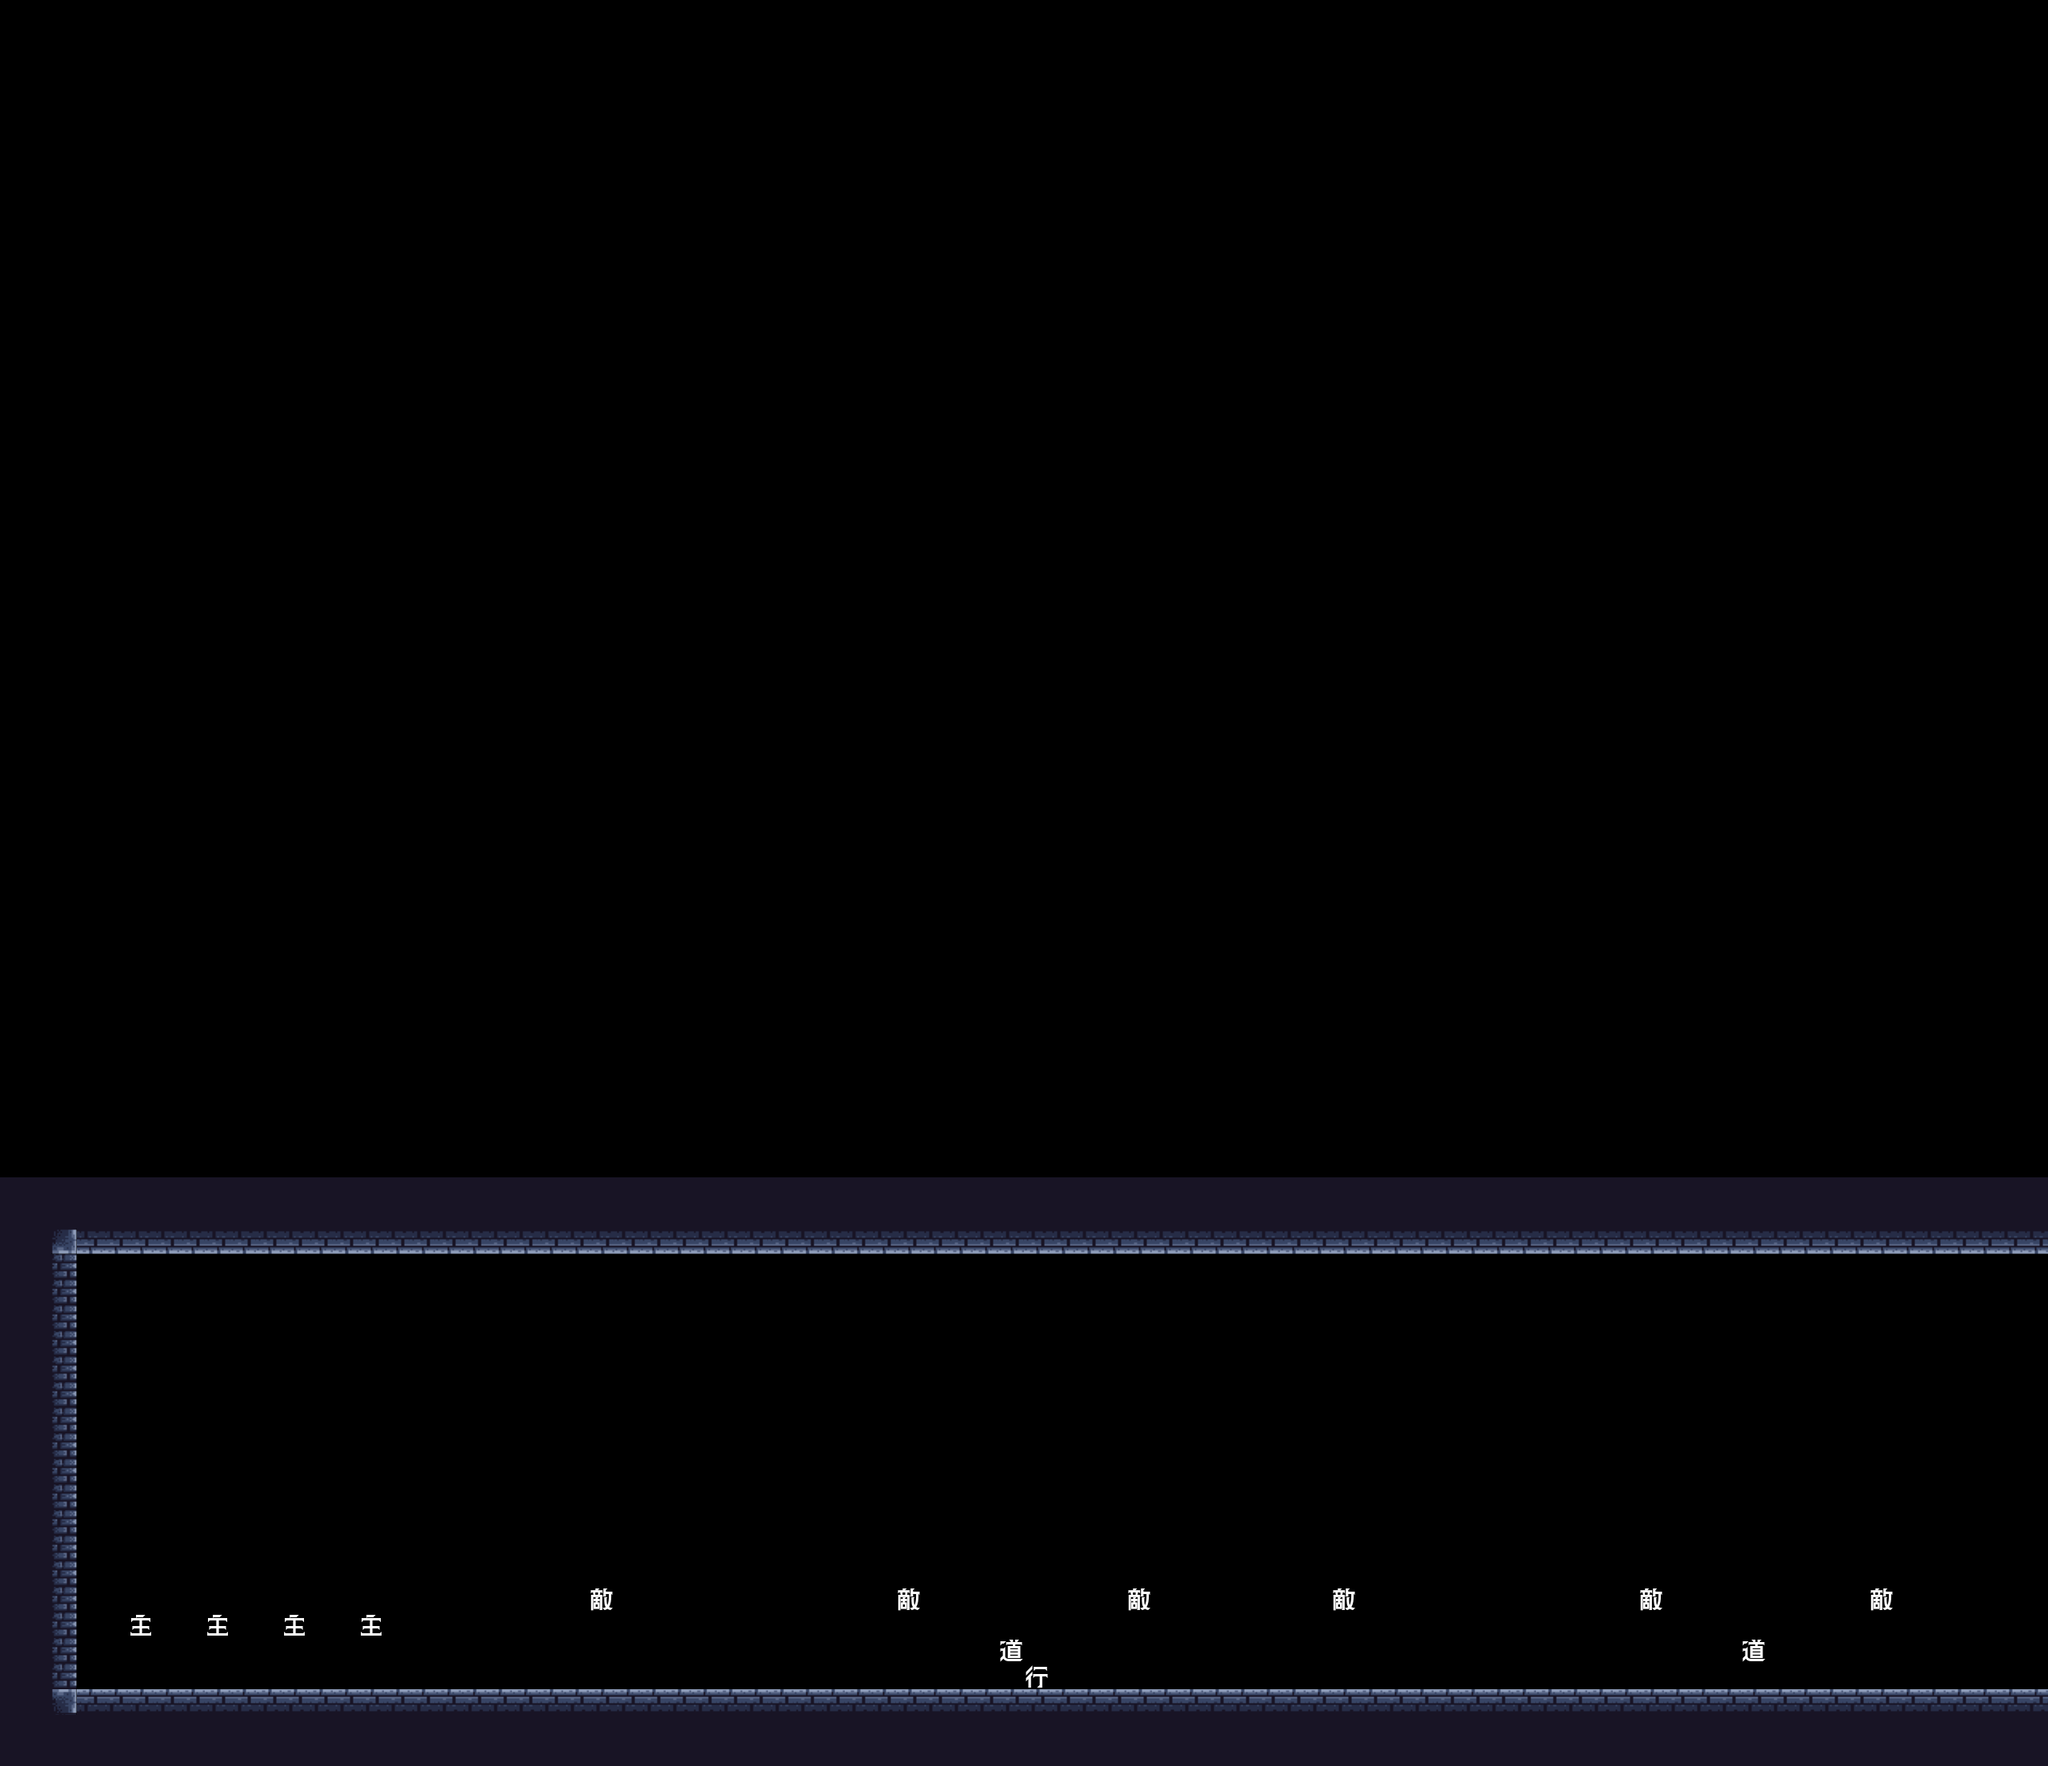

Below is a game level as drawn by its tile map, then a one-line description and the .tmx that defines it (tile-layer data replaced by summaries):
An orthogonal 80x69 tile map with 32x32 px tiles, 1 tile layer (タイルレイヤー1).

<map version="1.10" tiledversion="1.11.2" orientation="orthogonal" renderorder="right-down" width="80" height="69" tilewidth="32" tileheight="32" infinite="0" nextlayerid="2" nextobjectid="1">
 <tileset firstgid="1" source="GroundChipsDungeon.tsx" />
 <layer id="1" name="タイルレイヤー1" width="80" height="69">
  <data>[5520 cells, 544 non-empty, 10 distinct tile ids]</data>
 </layer>
</map>
